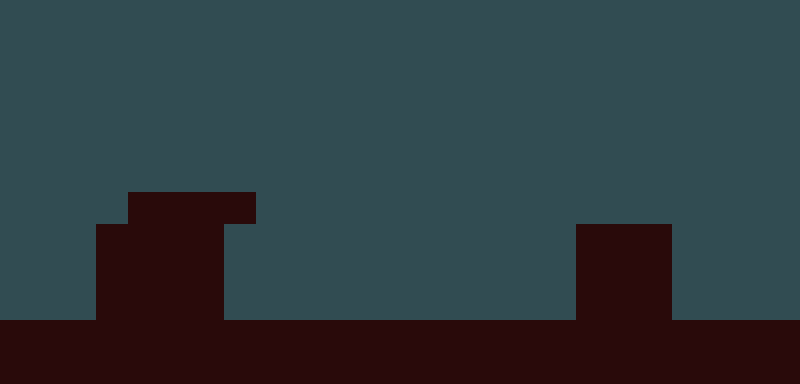

Rendered tile map (Tiled .tmx) drawn with the repository's tilesets; below, a short description and the map source with its tile grids summarised:
An orthogonal 25x12 tile map with 32x32 px tiles, 1 tile layer (Слой тайлов 1) and 13 objects (5x Coin, Player, Door, Enemy).

<map version="1.10" tiledversion="1.10.0" orientation="orthogonal" renderorder="right-down" width="25" height="12" tilewidth="32" tileheight="32" infinite="0" nextlayerid="4" nextobjectid="15">
 <tileset firstgid="1" source="Spritesheet.tsx" />
 <layer id="1" name="Слой тайлов 1" width="25" height="12">
  <data>[300 cells, 300 non-empty, 2 distinct tile ids]</data>
 </layer>
 <objectgroup id="2" name="SpawnPoints">
  <object id="5" type="Player" gid="1" x="32" y="320" width="32" height="32" />
  <object id="6" type="Door" gid="3" x="736" y="320" width="64" height="64">
   <properties>
    <property name="NextLevel" value="Level2.tmx" />
   </properties>
  </object>
  <object id="7" type="Coin" gid="4" x="288" y="128" width="32" height="32" />
  <object id="8" type="Coin" gid="4" x="224" y="320" width="32" height="32" />
  <object id="9" type="Coin" gid="4" x="320" y="320" width="32" height="32" />
  <object id="11" type="Coin" gid="4" x="448" y="320" width="32" height="32" />
  <object id="12" type="Coin" gid="4" x="544" y="320" width="32" height="32" />
  <object id="13" type="Enemy" gid="2" x="256" y="320" width="32" height="32">
   <properties>
    <property name="Target" type="object" value="14" />
   </properties>
  </object>
  <object id="14" x="544" y="288">
   <point />
  </object>
 </objectgroup>
 <objectgroup id="3" name="Platforms">
  <object id="1" x="0" y="320" width="800" height="64" />
  <object id="2" x="576" y="224" width="96" height="96" />
  <object id="3" x="96" y="224" width="128" height="96" />
  <object id="4" x="128" y="192" width="128" height="32" />
 </objectgroup>
</map>
